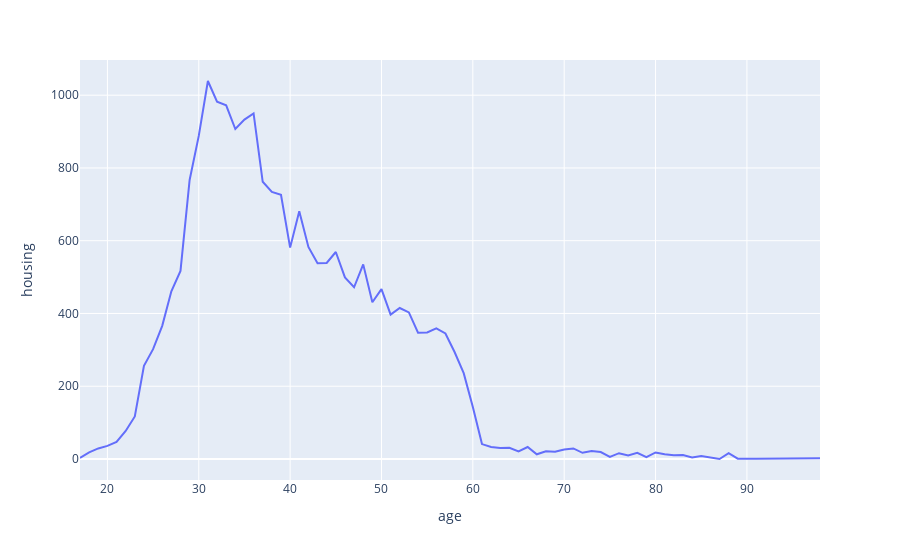

Source (notebook cell):
### Code cell


### Figure 1 — Plotly figure (JSON) as saved in the notebook; plotly's stock layout.template omitted (floating-point values rounded to 4 significant figures)
{"data": [{"hovertemplate": "age=%{x}<br>housing=%{y}<extra></extra>", "legendgroup": "", "line": {"color": "#636efa", "dash": "solid"}, "mode": "lines", "name": "", "showlegend": false, "type": "scatter", "x": [17, 18, 19, 20, 21, 22, 23, 24, 25, 26, 27, 28, 29, 30, 31, 32, 33, 34, 35, 36, 37, 38, 39, 40, 41, 42, 43, 44, 45, 46, 47, 48, 49, 50, 51, 52, 53, 54, 55, 56, 57, 58, 59, 60, 61, 62, 63, 64, 65, 66, 67, 68, 69, 70, 71, 72, 73, 74, 75, 76, 77, 78, 79, 80, 81, 82, 83, 84, 85, 86, 87, 88, 89, 91, 92, 94, 95, 98], "xaxis": "x", "y": [3, 18, 29, 36, 47, 77, 117, 256, 302, 366, 461, 517, 767, 888, 1039, 982, 972, 907, 933, 950, 762, 734, 726, 581, 681, 583, 538, 539, 569, 499, 472, 535, 431, 467, 397, 415, 403, 347, 348, 359, 345, 294, 236, 143, 41, 33, 30, 31, 21, 33, 13, 21, 20, 26, 29, 17, 22, 19, 6, 16, 10, 17, 5, 18, 13, 10, 11, 4, 8, 5, 0, 16, 1, 1, 1, 0, 0, 2], "yaxis": "y"}], "layout": {"autosize": true, "legend": {"tracegroupgap": 0}, "margin": {"t": 60}, "xaxis": {"anchor": "y", "autorange": true, "domain": [0, 1], "range": [17, 98], "title": {"text": "age"}, "type": "linear"}, "yaxis": {"anchor": "x", "autorange": true, "domain": [0, 1], "range": [-57.72, 1097.0], "title": {"text": "housing"}, "type": "linear"}}}
